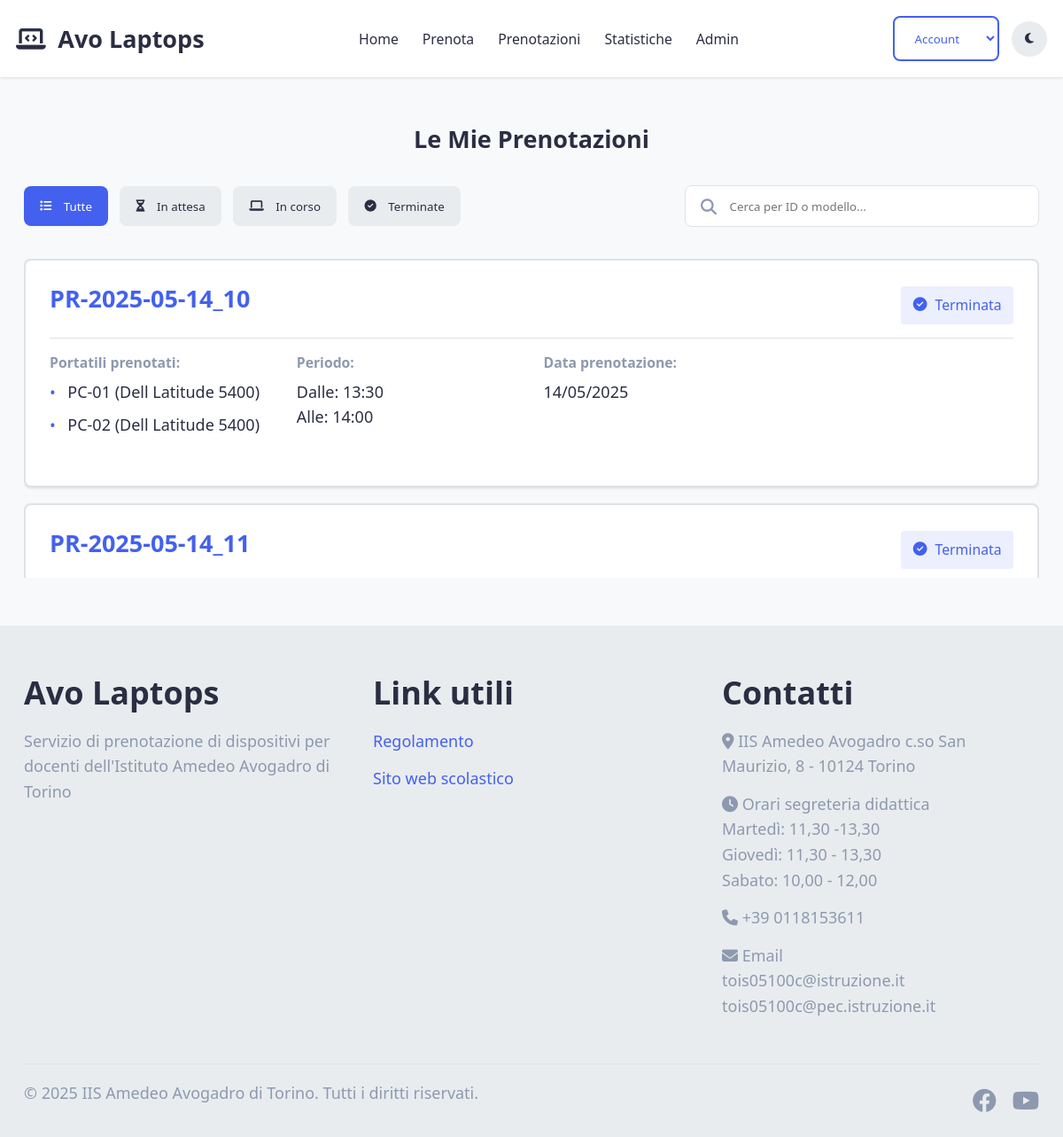
Page /php/reservation/prenotazioni.php (signed in) on the committed database.
### tables this page shows
CREATE TABLE `reservations` (
  `res_id` int(11) NOT NULL,
  `res_start_time` time DEFAULT NULL,
  `res_end_time` time DEFAULT NULL,
  `res_day` date DEFAULT NULL,
  `res_flag` tinyint(1) DEFAULT NULL,
  `res_user` int(11) DEFAULT NULL
);

CREATE TABLE `laptops_reservations` (
  `lap_id` int(11) NOT NULL,
  `res_id` int(11) NOT NULL
);

CREATE TABLE `laptops` (
  `lap_id` int(11) NOT NULL,
  `lap_model` int(11) DEFAULT NULL,
  `lap_locker` int(11) DEFAULT NULL,
  `lap_name` varchar(40) DEFAULT NULL,
  `lap_status` int(11) DEFAULT NULL
);

CREATE TABLE `models` (
  `mod_id` int(11) NOT NULL,
  `mod_name` varchar(50) DEFAULT NULL,
  `mod_RAM` int(11) DEFAULT NULL,
  `mod_memory` int(11) DEFAULT NULL
);

### php/reservation/prenotazioni.php (the view, shortened to what this page needs)
<!DOCTYPE html>
<html lang="it" data-theme="light">
<head>
    <link rel="stylesheet" href="../../css/styles.css">
    <link rel="stylesheet" href="../../css/reservations.css">
    <link rel="stylesheet" href="../../css/responsive.css">
    <link rel="stylesheet" href="https://cdnjs.cloudflare.com/ajax/libs/font-awesome/6.4.0/css/all.min.css">
</head>
<body id="home">
    <?php
    include_once '../page/header_navbar.php';
    $status = array(
        0 => 'pending',
        1 => 'active',
        2 => 'completed'
    );
    $conn = connectToDatabase();
    $reservations_result = $conn->query("
SELECT
    r.res_id,
    r.res_start_time,
    r.res_end_time,
    r.res_day,
    r.res_flag,
    u.u_name,
    u.u_surname,
    CASE
        WHEN r.res_flag = 0 THEN -1
        WHEN r.res_flag = 1 AND (
            (r.res_day > CURDATE())
            OR (r.res_day = CURDATE() AND NOW() < CONCAT(r.res_day, ' ', r.res_start_time))
        ) THEN 0
        WHEN r.res_flag = 1 AND r.res_day = CURDATE() AND NOW() BETWEEN CONCAT(r.res_day, ' ', r.res_start_time) AND CONCAT(r.res_day, ' ', r.res_end_time) THEN 1
        WHEN r.res_flag = 1 AND (
            r.res_day < CURDATE()
            OR (r.res_day = CURDATE() AND NOW() >= CONCAT(r.res_day, ' ', r.res_end_time))
        ) THEN 2
        ELSE 'unknown'
    END AS res_status
FROM reservations r
INNER JOIN users u ON u.u_id = r.res_user
WHERE u.u_id = " . $_SESSION['id'] . "
ORDER BY r.res_day DESC, r.res_start_time DESC
");
    $reservations = array();
    if ($reservations_result) {
        while ($reservation = $reservations_result->fetch_assoc()) {
            $res_id = $reservation['res_id'];
            $laptops_result = $conn->query("
            SELECT l_r.lap_id, m.mod_name, l.lap_name, loc.lock_class
            FROM laptops_reservations l_r
            INNER JOIN laptops l ON l.lap_id = l_r.lap_id
            INNER JOIN models m ON m.mod_id = l.lap_model
            INNER JOIN lockers loc ON l.lap_locker = loc.lock_id
            WHERE l_r.res_id = " . $res_id
            );
            $laptops = array();
            if ($laptops_result) {
                while ($laptop = $laptops_result->fetch_assoc()) {
                    $laptops[] = $laptop;
                }
            }
            $reservation['laptops'] = $laptops;
            $reservations[] = $reservation;
        }
    }
    ?>
    <main>
        <section id="prenotazioni" class="my-bookings-section">
            <div class="main-container">
                <h2 class="section-header">Le Mie Prenotazioni</h2>
                <div class="bookings-filters">
                    <div class="filter-tabs">
                        <button class="filter-tab active" data-status="all">
                            <i class="fas fa-list"></i> Tutte
                        </button>
                        <button class="filter-tab" data-status="pending">
                            <i class="fas fa-hourglass-half"></i> In attesa
                        </button>
                        <button class="filter-tab" data-status="active">
                            <i class="fas fa-laptop"></i> In corso
                        </button>
                        <button class="filter-tab" data-status="completed">
                            <i class="fas fa-check-circle"></i> Terminate
                        </button>
                    </div>
                    <div class="search-box">
                        <div class="input-group">
                            <i class="fas fa-search"></i>
                            <input type="text" id="booking-search" placeholder="Cerca per ID o modello...">
                        </div>
                    </div>
                </div>
                <div class="bookings-list" id="bookings_page">
                    <?php if (isset($reservations) && !empty($reservations)): ?>
                        <?php foreach ($reservations as $reservation): ?>
                            <div class="booking-card <?php echo $status[$reservation["res_status"]] ?>"
                                data-booking-id="PR-2023-001">
                                <div class="booking-header">
                                    <h3 class="booking-id">
                                        <?php echo "PR-" . $reservation["res_day"] . "_" . $reservation["res_id"] ?>
                                    </h3>
                                    <?php if ($reservation["res_status"] == -1): ?>
                                        <span class="booking-status cancelled">
                                            <i class="fa-solid fa-xmark"></i> Cancellata
                                        </span>
                                    <?php elseif ($reservation["res_status"] == 0): ?>
                                        <span class="booking-status pending">
                                            <i class="fas fa-hourglass-half"></i> In attesa
                                        </span>
                                    <?php elseif ($reservation["res_status"] == 1): ?>
                                        <span class="booking-status active">
                                            <i class="fas fa-laptop"></i> In corso
                                        </span>
                                    <?php elseif ($reservation["res_status"] == 2): ?>
                                        <span class="booking-status completed">
                                            <i class="fas fa-check-circle"></i> Terminata
                                        </span>
                                    <?php endif ?>
                                </div>
                                <div class="booking-details">
                                    <div class="detail-group">
                                        <h4 class="detail-label">Portatili prenotati:</h4>
                                        <ul class="laptops-list">
                                            <?php foreach ($reservation['laptops'] as $laptop): ?>
                                                <li><?php echo $laptop['lap_name'] . " (" . $laptop['mod_name'] . ")" ?></li>
                                            <?php endforeach; ?>
                                        </ul>
                                    </div>
                                    <div class="detail-group">
                                        <h4 class="detail-label">Periodo:</h4>
                                        <p><?php echo "Dalle: " . substr($reservation["res_start_time"], 0, -3) . "  <br>Alle: " . substr($reservation["res_end_time"], 0, -3); ?>
                                        </p>
                                    </div>
                                    <div class="detail-group">
                                        <h4 class="detail-label">Data prenotazione:</h4>
                                        <p><?php echo date("d/m/Y", strtotime($reservation["res_day"])); ?></p>
                                    </div>
                                </div>
                            </div>
                        <?php endforeach ?>
                    <?php endif ?>
                </div>
            </div>
        </section>
    </main>
    <?php include_once "../page/footer.php" ?>
</body>
</html>

### css/styles.css (style rules this page uses)
* { margin: 0; padding: 0; box-sizing: border-box; }
*:not(i) { font-family: "Segoe UI", Tahoma, Geneva, Verdana, sans-serif !important; }
html { font-size: var(--font-size-base); scroll-behavior: smooth; }
body { line-height: 1.6; color: var(--color-text); background-color: var(--color-bg); transition: background-color var(--transition-normal); }
.main-container { width: 100%; max-width: 1200px; margin: 0 auto; padding: 0 var(--spacing-md); }
h1, h2, h3, h4, h5, h6 { font-weight: var(--font-weight-bold); line-height: 1.2; margin-bottom: var(--spacing-sm); }
p { margin-bottom: var(--spacing-md); }
.section-header { text-align: center; margin-bottom: var(--spacing-xl); }

### css/reservations.css (style rules this page uses)
.my-bookings-section { padding: var(--spacing-xxl) 0; }
.bookings-filters { display: flex; justify-content: space-between; align-items: center; margin-bottom: var(--spacing-xl); flex-wrap: wrap; gap: var(--spacing-md); }
.filter-tabs { display: flex; gap: var(--spacing-sm); flex-wrap: wrap; }
.filter-tab { padding: var(--spacing-sm) var(--spacing-md); border-radius: var(--border-radius-md); background-color: var(--color-bg-secondary); border: none; cursor: pointer; display: flex; align-items: center; gap: var(--spacing-sm); font-family: inherit; color: var(--color-text); transition: all var(--transition-fast); }
.filter-tab.active { background-color: var(--color-primary); color: white; }
.search-box { flex: 1; min-width: 250px; max-width: 400px; }
.input-group { position: relative; display: flex; align-items: center; }
.input-group i { position: absolute; left: var(--spacing-md); color: var(--color-text-light); }
.input-group input { width: 100%; padding: var(--spacing-sm) var(--spacing-sm) var(--spacing-sm) calc(var(--spacing-xl) + var(--spacing-sm)); border: 1px solid var(--color-border); border-radius: var(--border-radius-md); background-color: var(--color-card); color: var(--color-text); transition: all var(--transition-fast); }
.bookings-list { display: flex; flex-direction: column; gap: var(--spacing-md); max-height: 45vh; overflow-y: auto; }
.bookings-list > .booking-card { background-color: var(--color-card); border: 2px solid var(--color-border); border-radius: var(--border-radius-md); padding: var(--spacing-lg); box-shadow: var(--shadow-sm); transition: transform var(--transition-normal); }
.booking-header { display: flex; justify-content: space-between; align-items: center; margin-bottom: var(--spacing-md); padding-bottom: var(--spacing-sm); border-bottom: 1px solid var(--color-border); }
.booking-id { font-size: var(--font-size-lg); color: var(--color-primary); }
.booking-status { padding: var(--spacing-xs) var(--spacing-sm); border-radius: var(--border-radius-sm); font-size: var(--font-size-sm); font-weight: var(--font-weight-medium); display: flex; align-items: center; gap: var(--spacing-xs); }
.booking-status.completed { background-color: rgba(67, 97, 238, 0.1); color: var(--color-primary); }
.booking-details { display: grid; grid-template-columns: repeat(auto-fill, minmax(250px, 1fr)); gap: var(--spacing-lg); margin-bottom: var(--spacing-md); }
.detail-group h4 { font-size: var(--font-size-sm); color: var(--color-text-light); margin-bottom: var(--spacing-xs); }
.laptops-list { list-style: none; max-height: 150px; overflow-y: auto; }
.laptops-list li { margin-bottom: var(--spacing-xs); display: flex; align-items: center; gap: var(--spacing-sm); }
.laptops-list li::before { content: "•"; color: var(--color-primary); }

### css/responsive.css (style rules this page uses)
@media (max-width: 1200px) { .main-container { padding: 0 var(--spacing-lg); } }

### rows in the picture
reservations: res_day "2025-05-14", res_id "10", res_start_time "13:30", res_end_time "14:00", res_day "14/05/2025"
laptops_reservations: lap.lap_name "PC-01", models.mod_name "Dell Latitude 5400"
laptops_reservations: lap.lap_name "PC-02", models.mod_name "Dell Latitude 5400"
reservations: res_day "2025-05-14", res_id "11"
